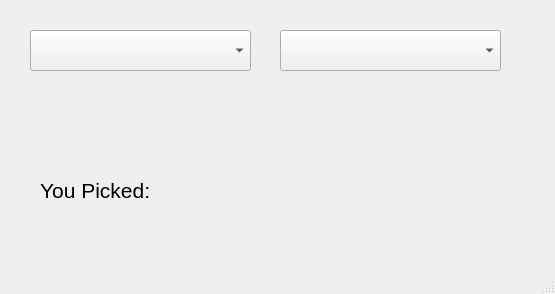
<?xml version="1.0" encoding="UTF-8"?>
<ui version="4.0">
 <class>MainWindow</class>
 <widget class="QMainWindow" name="MainWindow">
  <property name="geometry">
   <rect>
    <x>0</x>
    <y>0</y>
    <width>555</width>
    <height>294</height>
   </rect>
  </property>
  <property name="windowTitle">
   <string>MainWindow</string>
  </property>
  <widget class="QWidget" name="centralwidget">
   <widget class="QComboBox" name="comboBox">
    <property name="geometry">
     <rect>
      <x>30</x>
      <y>30</y>
      <width>221</width>
      <height>41</height>
     </rect>
    </property>
    <property name="font">
     <font>
      <pointsize>16</pointsize>
     </font>
    </property>
   </widget>
   <widget class="QComboBox" name="comboBox_2">
    <property name="geometry">
     <rect>
      <x>280</x>
      <y>30</y>
      <width>221</width>
      <height>41</height>
     </rect>
    </property>
    <property name="font">
     <font>
      <pointsize>16</pointsize>
     </font>
    </property>
   </widget>
   <widget class="QLabel" name="label">
    <property name="geometry">
     <rect>
      <x>40</x>
      <y>170</y>
      <width>401</width>
      <height>41</height>
     </rect>
    </property>
    <property name="font">
     <font>
      <pointsize>16</pointsize>
     </font>
    </property>
    <property name="text">
     <string>You Picked: </string>
    </property>
   </widget>
  </widget>
  <widget class="QMenuBar" name="menubar">
   <property name="geometry">
    <rect>
     <x>0</x>
     <y>0</y>
     <width>555</width>
     <height>26</height>
    </rect>
   </property>
  </widget>
  <widget class="QStatusBar" name="statusbar"/>
 </widget>
 <resources/>
 <connections/>
</ui>
